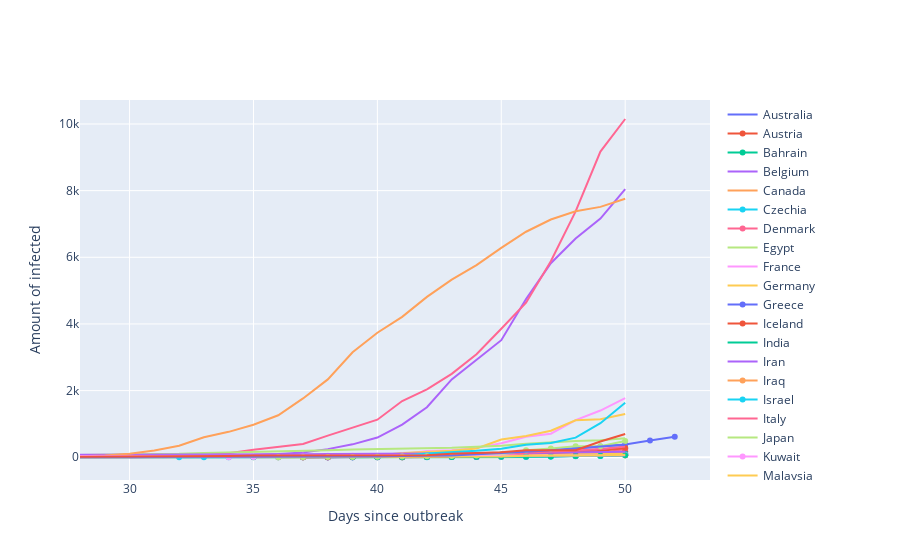

The code cell stored with this chart in its notebook:
### Code cell
#do a split-up
total_cases = total_cases.loc[total_cases['Year'] >= 28] #start at day 28, when there seems to be the much activation of other countries

import plotly.graph_objects as go
traces_list = []
for item in new_country_list:
    x = total_cases.loc[total_cases['Entity'] == item]['Year']
    #x = [day - list(total_cases.loc[total_cases['Entity'] == item]['Year'])[0] for day in x]

    trace = go.Scatter(x=x,
            y=total_cases.loc[total_cases['Entity'] == item]['Total confirmed cases of COVID-19'],
            name = item,
            )
    traces_list.append(trace)

Layout = go.Layout(xaxis=dict(showgrid=True, zeroline=True, showticklabels=True),
                   yaxis=dict(showgrid=True, zeroline=True, showticklabels=True),
                   xaxis_title="Days since outbreak",
                   yaxis_title="Amount of infected",
                    )

fig = go.Figure(data=traces_list, layout=Layout)
fig

### Figure 1 — Plotly figure (JSON) as saved in the notebook; plotly's stock layout.template omitted (floating-point values rounded to 4 significant figures)
{"data": [{"name": "Australia", "type": "scatter", "x": [28, 29, 30, 31, 32, 33, 34, 35, 36, 37, 38, 39, 40, 41, 42, 43, 44, 45, 46, 47, 48, 49, 50], "y": [15, 15, 15, 17, 21, 22, 22, 22, 23, 23, 23, 24, 25, 27, 33, 43, 57, 57, 62, 74, 77, 92, 112]}, {"name": "Austria", "type": "scatter", "x": [36, 37, 38, 39, 40, 41, 42, 43, 44, 45, 46, 47, 48, 49, 50], "y": [2, 2, 4, 5, 10, 10, 18, 24, 37, 47, 66, 104, 112, 131, 182]}, {"name": "Bahrain", "type": "scatter", "x": [35, 36, 37, 38, 39, 40, 41, 42, 43, 44, 45, 46, 47, 48, 49, 50], "y": [8, 26, 33, 33, 38, 40, 47, 49, 49, 49, 49, 49, 56, 79, 109, 110]}, {"name": "Belgium", "type": "scatter", "x": [28, 29, 30, 31, 32, 33, 34, 35, 36, 37, 38, 39, 40, 41, 42, 43, 44, 45, 46, 47, 48, 49, 50], "y": [1, 1, 1, 1, 1, 1, 1, 1, 1, 1, 1, 1, 1, 1, 8, 8, 23, 50, 109, 169, 200, 239, 267]}, {"name": "Canada", "type": "scatter", "x": [28, 29, 30, 31, 32, 33, 34, 35, 36, 37, 38, 39, 40, 41, 42, 43, 44, 45, 46, 47, 48, 49, 50], "y": [8, 8, 8, 8, 8, 9, 9, 10, 10, 11, 11, 14, 19, 19, 27, 30, 30, 45, 51, 57, 62, 77, 93]}, {"name": "Czechia", "type": "scatter", "x": [41, 42, 43, 44, 45, 46, 47, 48, 49, 50], "y": [3, 3, 5, 5, 12, 12, 26, 32, 38, 61]}, {"name": "Denmark", "type": "scatter", "x": [37, 38, 39, 40, 41, 42, 43, 44, 45, 46, 47, 48, 49, 50], "y": [1, 1, 2, 3, 4, 5, 8, 10, 18, 23, 31, 36, 90, 262]}, {"name": "Egypt", "type": "scatter", "x": [28, 29, 30, 31, 32, 33, 34, 35, 36, 37, 38, 39, 40, 41, 42, 43, 44, 45, 46, 47, 48, 49, 50], "y": [1, 1, 1, 1, 1, 1, 1, 1, 1, 1, 1, 1, 1, 2, 2, 2, 2, 3, 3, 48, 55, 59, 59]}, {"name": "France", "type": "scatter", "x": [28, 29, 30, 31, 32, 33, 34, 35, 36, 37, 38, 39, 40, 41, 42, 43, 44, 45, 46, 47, 48, 49, 50], "y": [12, 12, 12, 12, 12, 12, 12, 12, 12, 18, 38, 57, 100, 100, 191, 212, 282, 420, 613, 706, 1116, 1402, 1774]}, {"name": "Germany", "type": "scatter", "x": [28, 29, 30, 31, 32, 33, 34, 35, 36, 37, 38, 39, 40, 41, 42, 43, 44, 45, 46, 47, 48, 49, 50], "y": [16, 16, 16, 16, 16, 16, 16, 16, 18, 21, 26, 57, 57, 129, 157, 196, 262, 534, 639, 795, 1112, 1139, 1296]}, {"name": "Greece", "type": "scatter", "x": [37, 38, 39, 40, 41, 42, 43, 44, 45, 46, 47, 48, 49, 50], "y": [1, 3, 3, 3, 7, 7, 7, 9, 32, 32, 66, 73, 73, 89]}, {"name": "Iceland", "type": "scatter", "x": [41, 42, 43, 44, 45, 46, 47, 48, 49, 50], "y": [2, 9, 16, 26, 26, 45, 45, 55, 55, 61]}, {"name": "India", "type": "scatter", "x": [28, 29, 30, 31, 32, 33, 34, 35, 36, 37, 38, 39, 40, 41, 42, 43, 44, 45, 46, 47, 48, 49, 50], "y": [3, 3, 3, 3, 3, 3, 3, 3, 3, 3, 3, 3, 3, 3, 5, 6, 29, 30, 31, 34, 43, 44, 60]}, {"name": "Iran", "type": "scatter", "x": [30, 31, 32, 33, 34, 35, 36, 37, 38, 39, 40, 41, 42, 43, 44, 45, 46, 47, 48, 49, 50], "y": [2, 5, 18, 28, 43, 61, 95, 141, 245, 388, 593, 978, 1501, 2336, 2922, 3513, 4747, 5823, 6566, 7161, 8042]}, {"name": "Iraq", "type": "scatter", "x": [35, 36, 37, 38, 39, 40, 41, 42, 43, 44, 45, 46, 47, 48, 49, 50], "y": [1, 5, 6, 7, 8, 13, 19, 26, 31, 36, 36, 44, 54, 60, 61, 61]}, {"name": "Israel", "type": "scatter", "x": [32, 33, 34, 35, 36, 37, 38, 39, 40, 41, 42, 43, 44, 45, 46, 47, 48, 49, 50], "y": [1, 1, 1, 2, 2, 2, 3, 5, 7, 7, 10, 12, 15, 15, 19, 25, 39, 39, 75]}, {"name": "Italy", "type": "scatter", "x": [28, 29, 30, 31, 32, 33, 34, 35, 36, 37, 38, 39, 40, 41, 42, 43, 44, 45, 46, 47, 48, 49, 50], "y": [3, 3, 3, 3, 9, 76, 124, 229, 322, 400, 650, 888, 1128, 1689, 2036, 2502, 3089, 3858, 4636, 5883, 7375, 9172, 10149]}, {"name": "Japan", "type": "scatter", "x": [28, 29, 30, 31, 32, 33, 34, 35, 36, 37, 38, 39, 40, 41, 42, 43, 44, 45, 46, 47, 48, 49, 50], "y": [65, 73, 85, 93, 105, 132, 144, 157, 164, 186, 210, 230, 239, 254, 268, 284, 317, 349, 408, 455, 488, 514, 568]}, {"name": "Kuwait", "type": "scatter", "x": [34, 35, 36, 37, 38, 39, 40, 41, 42, 43, 44, 45, 46, 47, 48, 49, 50], "y": [3, 8, 12, 43, 43, 45, 45, 56, 56, 56, 58, 58, 58, 62, 64, 65, 69]}, {"name": "Malaysia", "type": "scatter", "x": [28, 29, 30, 31, 32, 33, 34, 35, 36, 37, 38, 39, 40, 41, 42, 43, 44, 45, 46, 47, 48, 49, 50], "y": [22, 22, 22, 22, 22, 22, 22, 22, 22, 22, 24, 24, 24, 24, 29, 50, 50, 55, 83, 93, 93, 117, 129]}, {"name": "Netherlands", "type": "scatter", "x": [38, 39, 40, 41, 42, 43, 44, 45, 46, 47, 48, 49, 50, 51, 52], "y": [1, 2, 7, 13, 18, 28, 38, 82, 128, 188, 265, 321, 382, 503, 614]}, {"name": "Norway", "type": "scatter", "x": [37, 38, 39, 40, 41, 42, 43, 44, 45, 46, 47, 48, 49, 50], "y": [1, 4, 6, 15, 19, 25, 32, 56, 86, 113, 147, 169, 192, 277]}, {"name": "San Marino", "type": "scatter", "x": [39, 40, 41, 42, 43, 44, 45, 46, 47, 48, 49, 50], "y": [1, 1, 1, 8, 8, 16, 21, 24, 27, 37, 49, 63]}, {"name": "Singapore", "type": "scatter", "x": [28, 29, 30, 31, 32, 33, 34, 35, 36, 37, 38, 39, 40, 41, 42, 43, 44, 45, 46, 47, 48, 49, 50], "y": [77, 81, 84, 85, 86, 89, 89, 90, 91, 93, 96, 98, 102, 106, 108, 110, 110, 117, 130, 138, 150, 160, 166]}, {"name": "South Korea", "type": "scatter", "x": [28, 29, 30, 31, 32, 33, 34, 35, 36, 37, 38, 39, 40, 41, 42, 43, 44, 45, 46, 47, 48, 49, 50], "y": [31, 51, 104, 204, 346, 602, 763, 977, 1261, 1766, 2337, 3150, 3736, 4212, 4812, 5328, 5766, 6284, 6767, 7134, 7382, 7513, 7755]}, {"name": "Spain", "type": "scatter", "x": [28, 29, 30, 31, 32, 33, 34, 35, 36, 37, 38, 39, 40, 41, 42, 43, 44, 45, 46, 47, 48, 49, 50], "y": [2, 2, 2, 2, 2, 2, 2, 2, 2, 12, 25, 32, 45, 45, 114, 151, 198, 257, 374, 430, 589, 1024, 1639]}, {"name": "Sweden", "type": "scatter", "x": [28, 29, 30, 31, 32, 33, 34, 35, 36, 37, 38, 39, 40, 41, 42, 43, 44, 45, 46, 47, 48, 49, 50], "y": [1, 1, 1, 1, 1, 1, 1, 1, 1, 2, 7, 12, 13, 14, 15, 24, 35, 61, 137, 161, 203, 248, 326]}, {"name": "Switzerland", "type": "scatter", "x": [36, 37, 38, 39, 40, 41, 42, 43, 44, 45, 46, 47, 48, 49, 50], "y": [1, 1, 6, 10, 18, 24, 30, 37, 56, 86, 209, 264, 332, 332, 491]}, {"name": "Thailand", "type": "scatter", "x": [28, 29, 30, 31, 32, 33, 34, 35, 36, 37, 38, 39, 40, 41, 42, 43, 44, 45, 46, 47, 48, 49, 50], "y": [35, 35, 35, 35, 35, 35, 35, 37, 40, 40, 40, 42, 42, 42, 43, 43, 47, 47, 48, 50, 50, 53, 59]}, {"name": "United Arab Emirates", "type": "scatter", "x": [28, 29, 30, 31, 32, 33, 34, 35, 36, 37, 38, 39, 40, 41, 42, 43, 44, 45, 46, 47, 48, 49, 50], "y": [9, 9, 9, 9, 11, 13, 13, 13, 13, 13, 19, 19, 19, 21, 21, 27, 27, 27, 45, 45, 45, 59, 74]}, {"name": "United Kingdom", "type": "scatter", "x": [28, 29, 30, 31, 32, 33, 34, 35, 36, 37, 38, 39, 40, 41, 42, 43, 44, 45, 46, 47, 48, 49, 50], "y": [9, 9, 9, 9, 9, 9, 9, 13, 13, 13, 16, 20, 23, 36, 39, 51, 89, 118, 167, 210, 277, 323, 373]}, {"name": "United States", "type": "scatter", "x": [28, 29, 30, 31, 32, 33, 34, 35, 36, 37, 38, 39, 40, 41, 42, 43, 44, 45, 46, 47, 48, 49, 50], "y": [15, 15, 15, 15, 35, 35, 35, 53, 53, 59, 59, 62, 62, 62, 64, 108, 129, 148, 213, 213, 213, 472, 696]}], "layout": {"xaxis": {"showgrid": true, "showticklabels": true, "title": {"text": "Days since outbreak"}, "zeroline": true}, "yaxis": {"showgrid": true, "showticklabels": true, "title": {"text": "Amount of infected"}, "zeroline": true}}}
